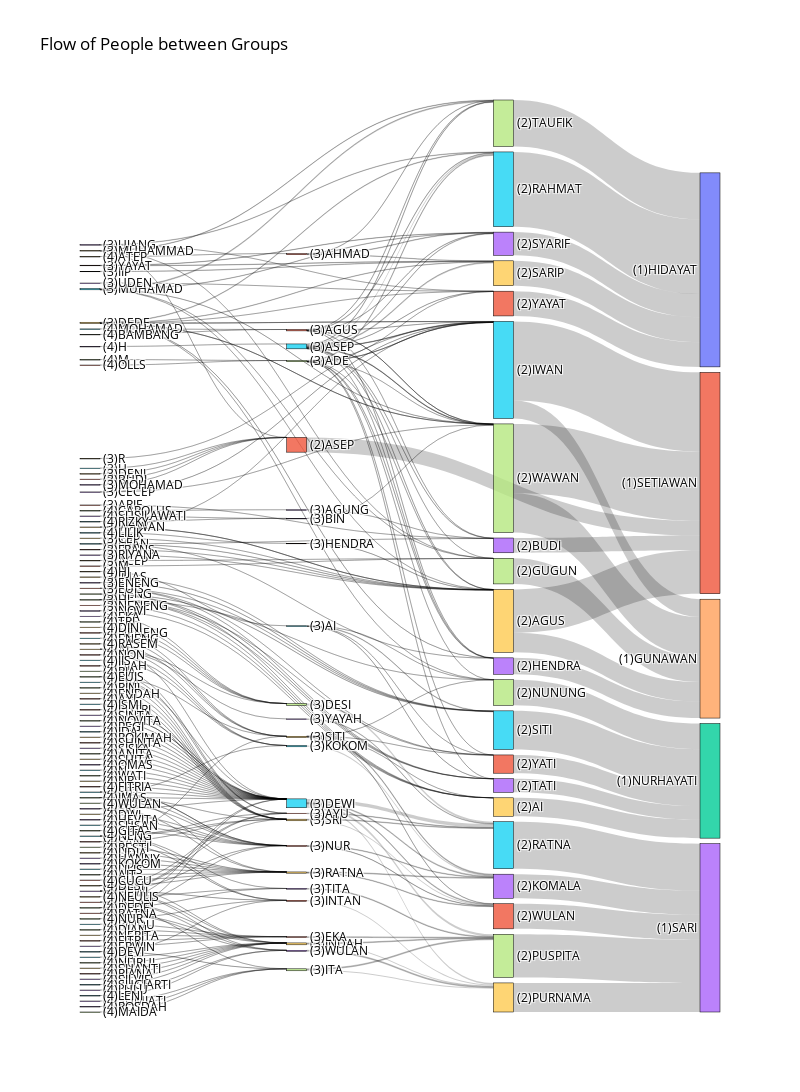

Notebook cell for this chart:
### Code cell
import plotly.graph_objects as go

# Define the nodes and links
# nodes = [
#     {'label': 'Group A'},
#     {'label': 'Group B'},
#     {'label': 'Group C'},
# ]

# links = [
#     {'source': 0, 'target': 1, 'value': 50},   # Flow from Group A to Group B with a value of 50
#     {'source': 0, 'target': 2, 'value': 30},   # Flow from Group A to Group C with a value of 30
#     {'source': 1, 'target': 2, 'value': 20},   # Flow from Group B to Group C with a value of 20
# ]

# Create the Sankey diagram
fig = go.Figure(data=[go.Sankey(
    node=dict(
        pad=15,
        thickness=20,
        line=dict(color='black', width=0.5),
        label=[node['label'] for node in nodes],
        # x=[node['x'] for node in nodes], 
        # y=[node['y'] for node in nodes], 
    ),
    link=dict(
        source=[link['source'] for link in links],
        target=[link['target'] for link in links],
        value=[link['value'] for link in links],
    ),
    # arrangement="fixed"  # Set the arrangement to "fixed"
)])


# Customize the layout
fig.update_layout(
    title='Flow of People between Groups',
    font=dict(size=12, color='black'),
    # Set the figure size
    width=800,
    height=2000
)

# Display the figure
fig.show()

### Figure 1 — Plotly figure (JSON) as saved in the notebook; plotly's stock layout.template omitted (floating-point values rounded to 4 significant figures; data arrays with more than 128 entries replaced by an {"elided": "..."} marker saying what was removed)
{"data": [{"link": {"source": {"elided": "272 int values"}, "target": {"elided": "272 mixed values"}, "value": {"elided": "272 int values"}}, "node": {"label": {"elided": "539 str values"}, "line": {"color": "black", "width": 0.5}, "pad": 15, "thickness": 20}, "type": "sankey"}], "layout": {"font": {"color": "black", "size": 12}, "height": 2000, "title": {"text": "Flow of People between Groups"}, "width": 800}}
